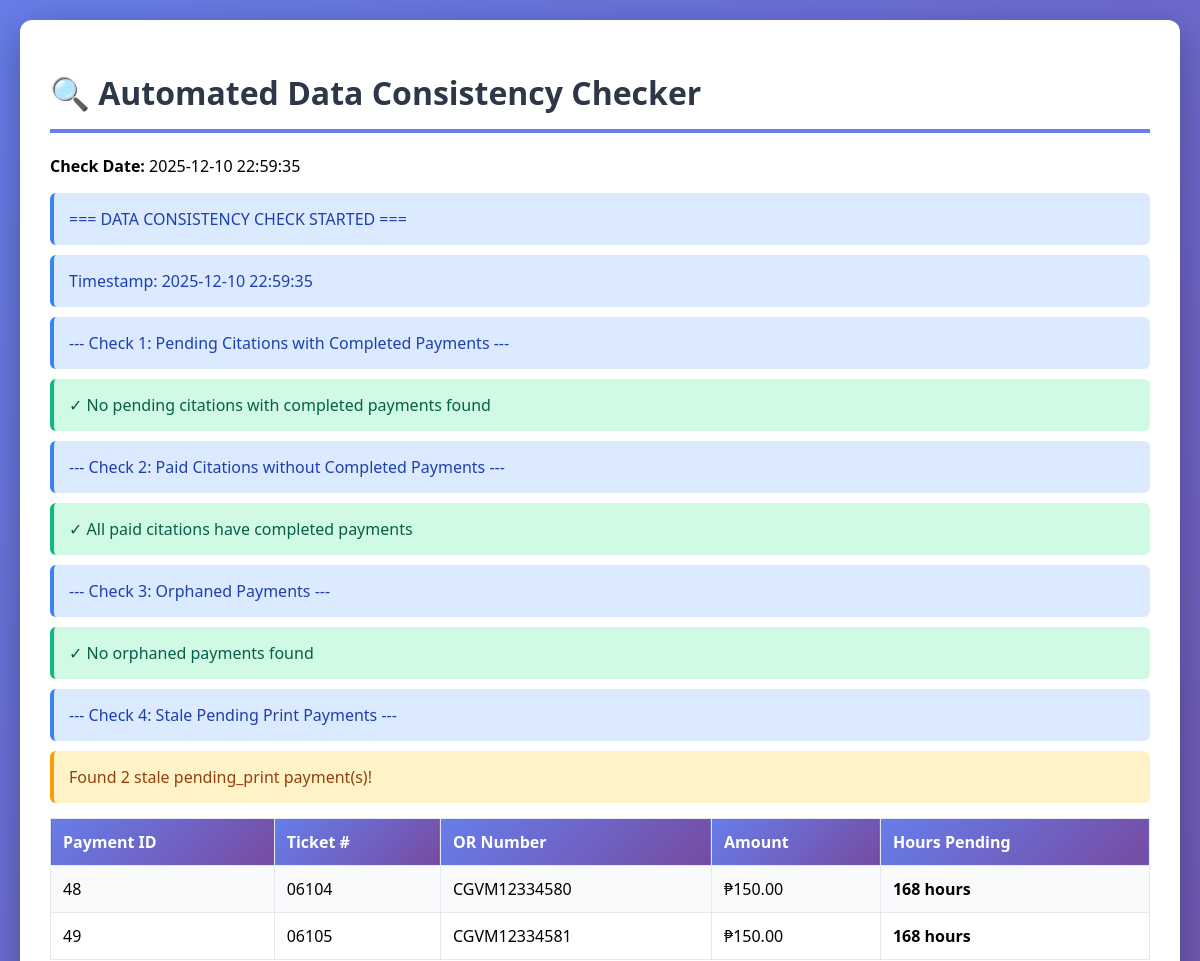
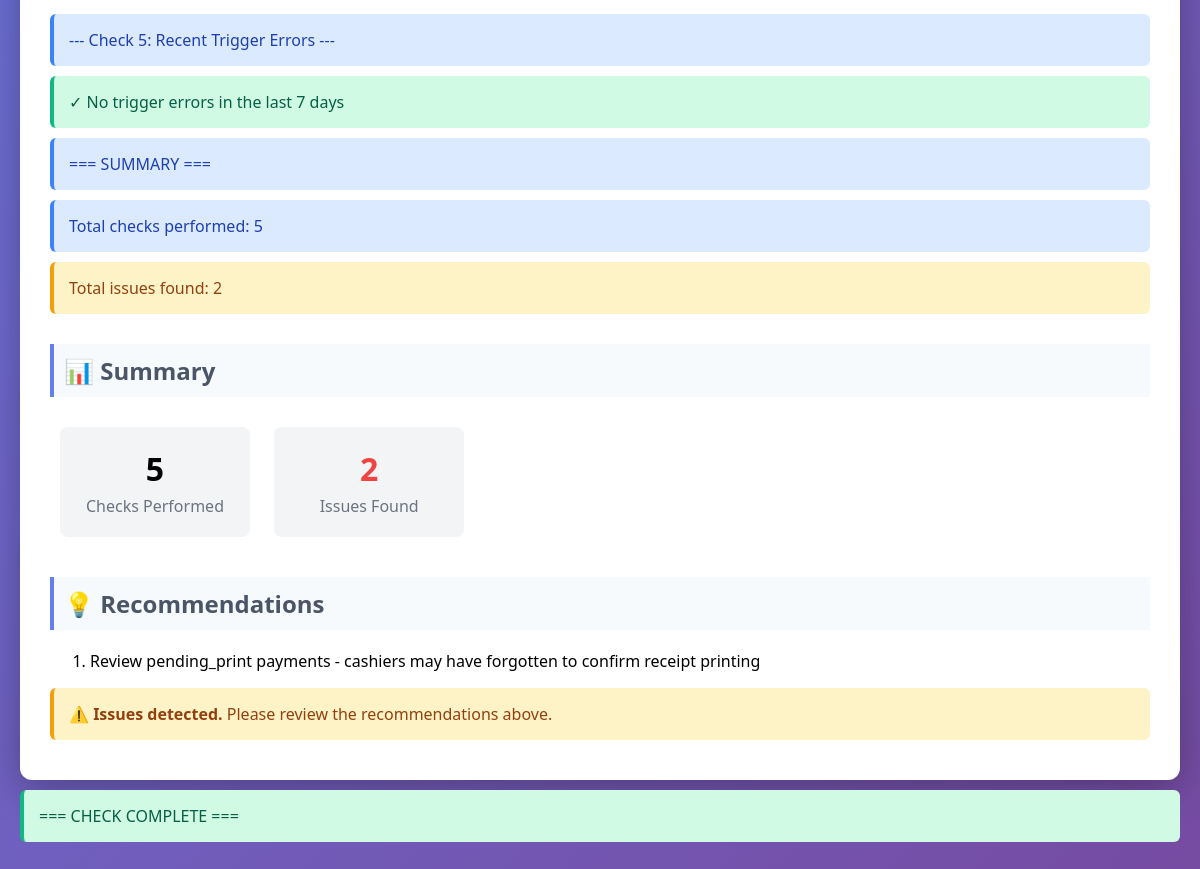
The page /automated_consistency_checker.php on the database as committed earlier (2 pictures, top to bottom).
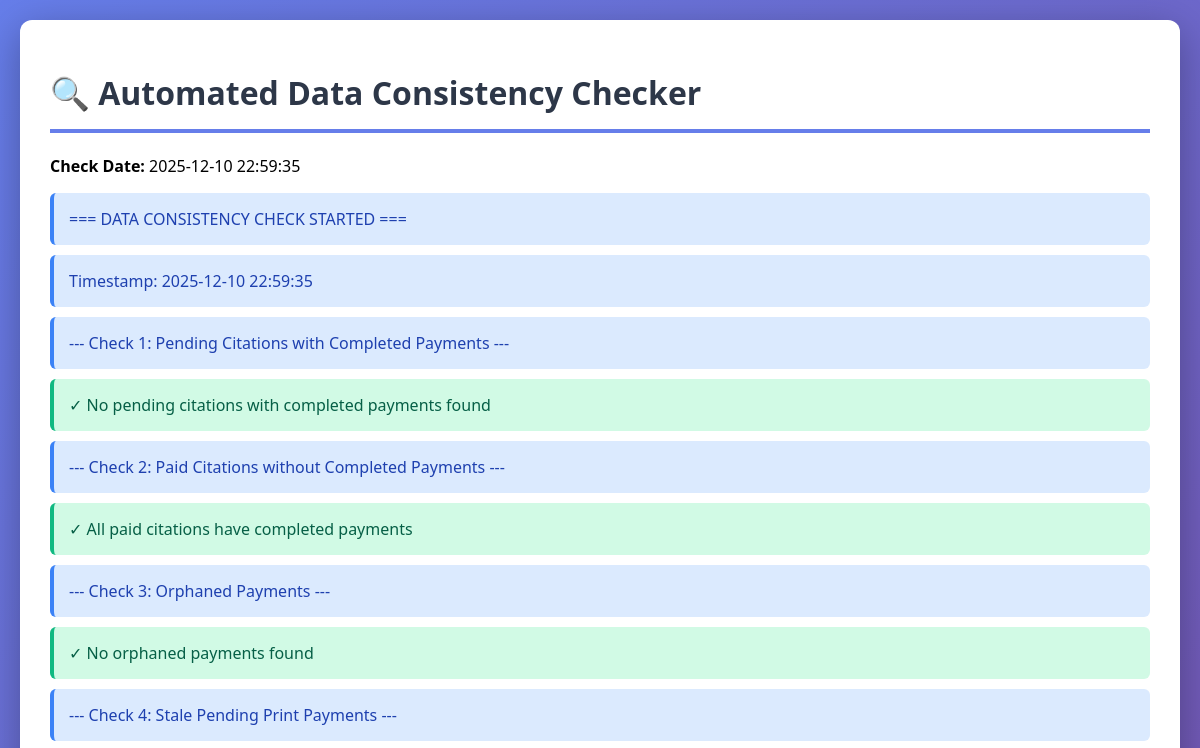
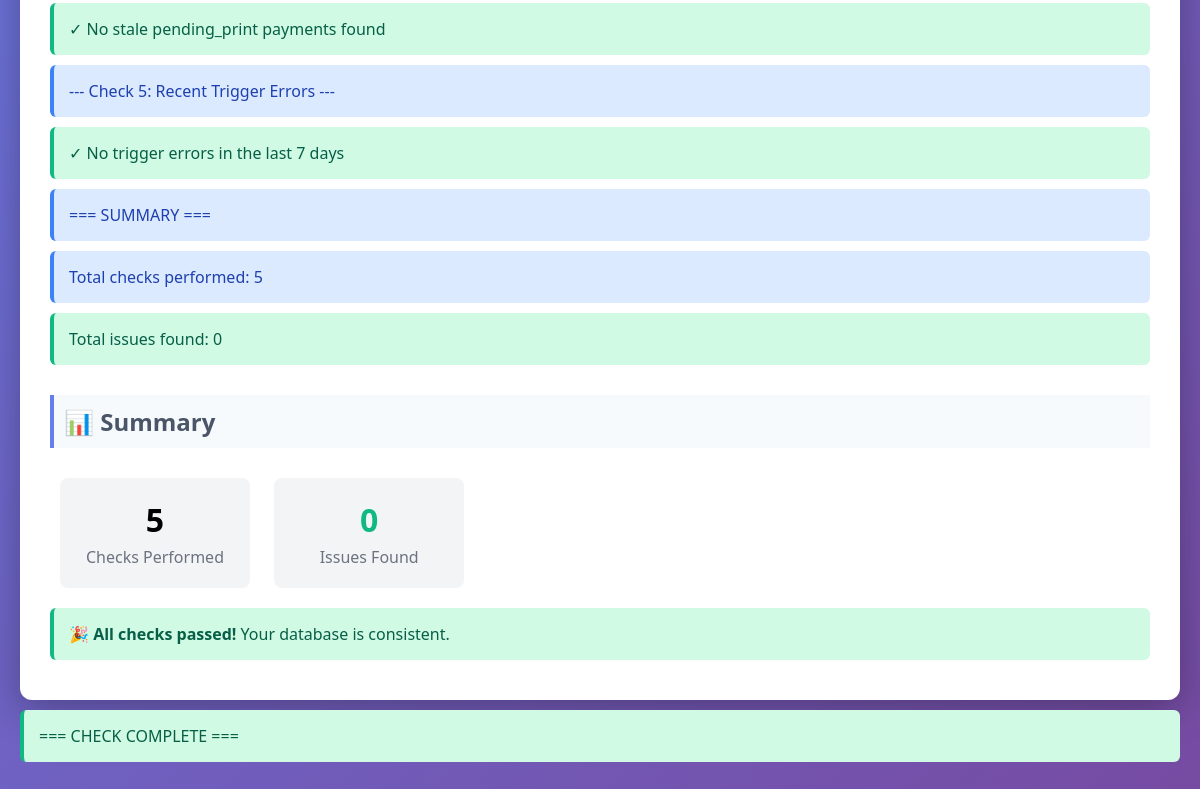
The same page on the database as committed later (2 pictures, top to bottom).
### tables this page shows
CREATE TABLE `payments` (
  `payment_id` int(11) NOT NULL,
  `citation_id` int(11) NOT NULL,
  `amount_paid` decimal(10,2) NOT NULL,
  `payment_method` enum('cash','check','online','gcash','paymaya','bank_transfer','money_order') NOT NULL DEFAULT 'cash',
  `payment_date` datetime NOT NULL,
  `reference_number` varchar(100) DEFAULT NULL COMMENT 'Check number, transaction ID, etc.',
  `receipt_number` varchar(50) NOT NULL COMMENT 'Official Receipt number',
  `collected_by` int(11) NOT NULL COMMENT 'User ID of cashier/collector',
  `check_number` varchar(50) DEFAULT NULL,
  `check_bank` varchar(100) DEFAULT NULL,
  `check_date` date DEFAULT NULL,
  `notes` text DEFAULT NULL,
  `status` enum('completed','pending','pending_print','failed','refunded','cancelled','voided') DEFAULT 'completed' COMMENT 'Payment status',
  `created_at` datetime DEFAULT current_timestamp(),
  `updated_at` datetime DEFAULT current_timestamp() ON UPDATE current_timestamp()
);

CREATE TABLE `citations` (
  `citation_id` int(11) NOT NULL,
  `ticket_number` varchar(50) NOT NULL,
  `driver_id` int(11) DEFAULT NULL,
  `last_name` varchar(100) NOT NULL,
  `first_name` varchar(100) NOT NULL,
  `middle_initial` varchar(10) DEFAULT NULL,
  `suffix` varchar(20) DEFAULT NULL,
  `date_of_birth` date DEFAULT NULL,
  `age` int(11) DEFAULT NULL,
  `zone` varchar(50) DEFAULT NULL,
  `barangay` varchar(100) NOT NULL,
  `municipality` varchar(100) NOT NULL DEFAULT 'Baggao',
  `province` varchar(100) NOT NULL DEFAULT 'Cagayan',
  `license_number` varchar(50) DEFAULT NULL,
  `license_type` varchar(50) DEFAULT NULL,
  `plate_mv_engine_chassis_no` varchar(100) NOT NULL,
  `vehicle_description` text DEFAULT NULL,
  `apprehension_datetime` datetime NOT NULL,
  `place_of_apprehension` varchar(255) NOT NULL,
  `apprehension_officer` varchar(255) NOT NULL,
  `remarks` text DEFAULT NULL,
  `status` enum('pending','paid','contested','dismissed','void') NOT NULL DEFAULT 'pending',
  `payment_date` datetime DEFAULT NULL,
  `total_fine` decimal(10,2) DEFAULT 0.00,
  `created_at` datetime NOT NULL DEFAULT current_timestamp(),
  `updated_at` datetime DEFAULT NULL ON UPDATE current_timestamp(),
  `created_by` int(11) DEFAULT NULL,
  `deleted_at` datetime DEFAULT NULL COMMENT 'Soft delete timestamp',
  `deleted_by` int(11) DEFAULT NULL COMMENT 'User who deleted the citation',
  `deletion_reason` text DEFAULT NULL COMMENT 'Reason for deletion'
);

### automated_consistency_checker.php (the view, shortened to what the changed rows need)
<?php
$isCLI = (php_sapi_name() === 'cli');
$report = [
    'timestamp' => date('Y-m-d H:i:s'),
    'checks_performed' => [],
    'issues_found' => [],
    'trigger_errors' => [],
    'recommendations' => [],
    'total_issues' => 0
];
$pdo = getPDO();
function output($message, $type = 'info') {
    global $isCLI;
    if ($isCLI) {
        $prefix = match($type) {
            'success' => '[✓] ',
            'error' => '[✗] ',
            'warning' => '[!] ',
            default => '[i] '
        };
        echo $prefix . $message . PHP_EOL;
    } else {
        $class = match($type) {
            'success' => 'success',
            'error' => 'error',
            'warning' => 'warning',
            default => 'info'
        };
        echo "<div class='message {$class}'>{$message}</div>";
    }
}
if (!$isCLI) {
    ?>
    <!DOCTYPE html>
    <html lang="en">
    <head>
    </head>
    <body>
        <div class="container">
            <h1>🔍 Automated Data Consistency Checker</h1>
            <p><strong>Check Date:</strong> <?= date('Y-m-d H:i:s') ?></p>
    <?php
}
output("=== DATA CONSISTENCY CHECK STARTED ===", 'info');
$report['checks_performed'][] = 'Pending Citations with Completed Payments';
try {
    $stmt = $pdo->query("
        SELECT
            c.citation_id,
            c.ticket_number,
            CONCAT(c.first_name, ' ', c.last_name) as driver_name,
            c.status as citation_status,
            COUNT(p.payment_id) as completed_payment_count,
            GROUP_CONCAT(p.receipt_number SEPARATOR ', ') as or_numbers,
            SUM(p.amount_paid) as total_paid
        FROM citations c
        INNER JOIN payments p ON c.citation_id = p.citation_id
        WHERE c.status = 'pending'
          AND p.status = 'completed'
        GROUP BY c.citation_id
    ");
    $pendingWithCompleted = $stmt->fetchAll(PDO::FETCH_ASSOC);
    if (count($pendingWithCompleted) > 0) {
        output("Found " . count($pendingWithCompleted) . " pending citation(s) with completed payments!", 'error');
        $report['issues_found']['pending_with_completed'] = $pendingWithCompleted;
        $report['total_issues'] += count($pendingWithCompleted);
        if (!$isCLI) {
            echo "<table>";
            echo "<tr><th>Citation ID</th><th>Ticket #</th><th>Driver</th><th>OR Numbers</th><th>Total Paid</th></tr>";
            foreach ($pendingWithCompleted as $row) {
                echo "<tr>";
                echo "<td>{$row['citation_id']}</td>";
                echo "<td><strong>{$row['ticket_number']}</strong></td>";
                echo "<td>{$row['driver_name']}</td>";
                echo "<td>{$row['or_numbers']}</td>";
                echo "<td>₱" . number_format($row['total_paid'], 2) . "</td>";
                echo "</tr>";
            }
            echo "</table>";
        }
        $report['recommendations'][] = "Run fix_pending_paid_citations.php to update these citations to 'paid' status";
    } else {
        output("✓ No pending citations with completed payments found", 'success');
    }
} catch (PDOException $e) {
    output("Error in Check 1: " . $e->getMessage(), 'error');
}
$report['checks_performed'][] = 'Paid Citations without Completed Payments';
try {
    $stmt = $pdo->query("
        SELECT
            c.citation_id,
            c.ticket_number,
            CONCAT(c.first_name, ' ', c.last_name) as driver_name,
            c.status as citation_status,
            c.total_fine,
            COUNT(p.payment_id) as payment_count,
            GROUP_CONCAT(CONCAT(p.receipt_number, ':', p.status) SEPARATOR ', ') as payments
        FROM citations c
        LEFT JOIN payments p ON c.citation_id = p.citation_id
        WHERE c.status = 'paid'
        GROUP BY c.citation_id
        HAVING SUM(CASE WHEN p.status = 'completed' THEN 1 ELSE 0 END) = 0
    ");
    $paidWithoutCompleted = $stmt->fetchAll(PDO::FETCH_ASSOC);
    if (count($paidWithoutCompleted) > 0) {
        output("Found " . count($paidWithoutCompleted) . " paid citation(s) without completed payments!", 'error');
        $report['issues_found']['paid_without_completed'] = $paidWithoutCompleted;
        $report['total_issues'] += count($paidWithoutCompleted);
        if (!$isCLI) {
            echo "<table>";
            echo "<tr><th>Citation ID</th><th>Ticket #</th><th>Driver</th><th>Fine</th><th>Payments</th></tr>";
            foreach ($paidWithoutCompleted as $row) {
                echo "<tr>";
                echo "<td>{$row['citation_id']}</td>";
                echo "<td><strong>{$row['ticket_number']}</strong></td>";
                echo "<td>{$row['driver_name']}</td>";
                echo "<td>₱" . number_format($row['total_fine'], 2) . "</td>";
                echo "<td style='font-size: 0.85em;'>" . ($row['payments'] ?? 'No payments') . "</td>";
                echo "</tr>";
            }
            echo "</table>";
        }
        $report['recommendations'][] = "Investigate these citations - they may need to be reverted to 'pending' status";
    } else {
        output("✓ All paid citations have completed payments", 'success');
    }
} catch (PDOException $e) {
    output("Error in Check 2: " . $e->getMessage(), 'error');
}
$report['checks_performed'][] = 'Orphaned Payments';
try {
    $stmt = $pdo->query("
        SELECT
            p.payment_id,
            p.citation_id,
            p.receipt_number,
            p.amount_paid,
            p.status,
            p.payment_date
        FROM payments p
        LEFT JOIN citations c ON p.citation_id = c.citation_id
        WHERE c.citation_id IS NULL
    ");
    $orphanedPayments = $stmt->fetchAll(PDO::FETCH_ASSOC);
    if (count($orphanedPayments) > 0) {
        output("Found " . count($orphanedPayments) . " orphaned payment(s)!", 'error');
        $report['issues_found']['orphaned_payments'] = $orphanedPayments;
        $report['total_issues'] += count($orphanedPayments);
        if (!$isCLI) {
            echo "<table>";
            echo "<tr><th>Payment ID</th><th>Citation ID</th><th>OR Number</th><th>Amount</th><th>Status</th></tr>";
            foreach ($orphanedPayments as $row) {
                echo "<tr>";
                echo "<td>{$row['payment_id']}</td>";
                echo "<td><strong>{$row['citation_id']}</strong> (missing)</td>";
                echo "<td>{$row['receipt_number']}</td>";
                echo "<td>₱" . number_format($row['amount_paid'], 2) . "</td>";
                echo "<td>{$row['status']}</td>";
                echo "</tr>";
            }
            echo "</table>";
        }
        $report['recommendations'][] = "Investigate orphaned payments - citations may have been deleted improperly";
    } else {
        output("✓ No orphaned payments found", 'success');
    }
} catch (PDOException $e) {
    output("Error in Check 3: " . $e->getMessage(), 'error');
}
$report['checks_performed'][] = 'Stale Pending Print Payments';
try {
    $stmt = $pdo->query("
        SELECT
            p.payment_id,
            p.citation_id,
            c.ticket_number,
            p.receipt_number,
            p.amount_paid,
            p.created_at,
            TIMESTAMPDIFF(HOUR, p.created_at, NOW()) as hours_pending
        FROM payments p
        INNER JOIN citations c ON p.citation_id = c.citation_id
        WHERE p.status = 'pending_print'
          AND TIMESTAMPDIFF(HOUR, p.created_at, NOW()) > 24
        ORDER BY p.created_at ASC
    ");
    $stalePendingPrint = $stmt->fetchAll(PDO::FETCH_ASSOC);
    if (count($stalePendingPrint) > 0) {
        $report['issues_found']['stale_pending_print'] = $stalePendingPrint;
        $report['total_issues'] += count($stalePendingPrint);
        if (!$isCLI) {
            echo "<table>";
            echo "<tr><th>Payment ID</th><th>Ticket #</th><th>OR Number</th><th>Amount</th><th>Hours Pending</th></tr>";
            foreach ($stalePendingPrint as $row) {
                echo "<tr>";
                echo "<td>{$row['payment_id']}</td>";
                echo "<td>{$row['ticket_number']}</td>";
                echo "<td>{$row['receipt_number']}</td>";
                echo "<td>₱" . number_format($row['amount_paid'], 2) . "</td>";
                echo "<td><strong>{$row['hours_pending']} hours</strong></td>";
                echo "</tr>";
            }
            echo "</table>";
        }
        $report['recommendations'][] = "Review pending_print payments - cashiers may have forgotten to confirm receipt printing";
    } else {
        output("✓ No stale pending_print payments found", 'success');
    }
} catch (PDOException $e) {
    output("Error in Check 4: " . $e->getMessage(), 'error');
}
$report['checks_performed'][] = 'Trigger Error Log';
try {
    $stmt = $pdo->query("SHOW TABLES LIKE 'trigger_error_log'");
    if ($stmt->rowCount() > 0) {
        $stmt = $pdo->query("
            SELECT
                log_id,
                trigger_name,
                error_message,
                citation_id,
                payment_id,
                created_at
            FROM trigger_error_log
            WHERE created_at >= DATE_SUB(NOW(), INTERVAL 7 DAY)
            ORDER BY created_at DESC
            LIMIT 50
        ");
        $triggerErrors = $stmt->fetchAll(PDO::FETCH_ASSOC);
        if (count($triggerErrors) > 0) {
            output("Found " . count($triggerErrors) . " trigger error(s) in the last 7 days!", 'error');
            $report['trigger_errors'] = $triggerErrors;
            $report['total_issues'] += count($triggerErrors);
            if (!$isCLI) {
                echo "<table>";
                echo "<tr><th>Log ID</th><th>Trigger</th><th>Error Message</th><th>Citation ID</th><th>Date</th></tr>";
                foreach ($triggerErrors as $row) {
                    echo "<tr>";
                    echo "<td>{$row['log_id']}</td>";
                    echo "<td><code>{$row['trigger_name']}</code></td>";
                    echo "<td style='font-size: 0.85em;'>" . htmlspecialchars(substr($row['error_message'], 0, 100)) . "</td>";
                    echo "<td>{$row['citation_id']}</td>";
                    echo "<td>{$row['created_at']}</td>";
                    echo "</tr>";
                }
                echo "</table>";
            }
            $report['recommendations'][] = "Review trigger_error_log table to diagnose database trigger issues";
        } else {
            output("✓ No trigger errors in the last 7 days", 'success');
        }
    } else {
        output("ℹ Trigger error log table not found (run consistency migration first)", 'info');
    }
} catch (PDOException $e) {
    output("Error in Check 5: " . $e->getMessage(), 'error');
}
if (!$isCLI) {
    ?>
    <h2>📊 Summary</h2>
    <div class="metric-box">
        <div class="metric-value"><?= count($report['checks_performed']) ?></div>
        <div class="metric-label">Checks Performed</div>
    </div>
    <div class="metric-box">
        <div class="metric-value <?= $report['total_issues'] > 0 ? 'bad' : 'good' ?>">
            <?= $report['total_issues'] ?>
        </div>
        <div class="metric-label">Issues Found</div>
    </div>
    <?php
    if (!empty($report['recommendations'])) {
        echo "<h2>💡 Recommendations</h2>";
        echo "<ol>";
        foreach ($report['recommendations'] as $recommendation) {
            echo "<li>{$recommendation}</li>";
        }
        echo "</ol>";
    }
    if ($report['total_issues'] === 0) {
        echo "<div class='message success'><strong>🎉 All checks passed!</strong> Your database is consistent.</div>";
    } else {
        echo "<div class='message warning'><strong>⚠️ Issues detected.</strong> Please review the recommendations above.</div>";
    }
    echo "</div></body></html>";
}
exit($report['total_issues'] > 0 ? 1 : 0);

Rows that differ between the two databases and show on the page:
removed payments: payment_id "48", citation.ticket_number "06104", receipt_number "CGVM12334580", amount_paid "150.00", hours_pending "168"
no longer on this page (row edited): payments: payment_id "49", citation.ticket_number "06105", receipt_number "CGVM12334581", amount_paid "150.00", hours_pending "168"
Other text that changed with them:
$message: "…Pending Print Payments --- Found 2 stale pending_print payment(s)! --- Check 5: Recent Trigger Errors --- ✓ No trigger errors in the last 7 days === SUMMARY === Total checks performed: 5 Total issues found: 2 === CHECK COMPLETE ===" → "…Pending Print Payments --- ✓ No stale pending_print payments found --- Check 5: Recent Trigger Errors --- ✓ No trigger errors in the last 7 days === SUMMARY === Total checks performed: 5 Total issues found: 0 === CHECK COMPLETE ==="
$report['total_issues']: "2" → "0"
text no longer shown: "Payment ID Ticket # OR Number Amount Hours Pending 💡 Recommendations ⚠️ Issues detected. Please review the recommendations above."
text now shown: "🎉 All checks passed! Your database is consistent."
list line gone: "Review pending_print payments - cashiers may have forgotten to confirm receipt printing"
